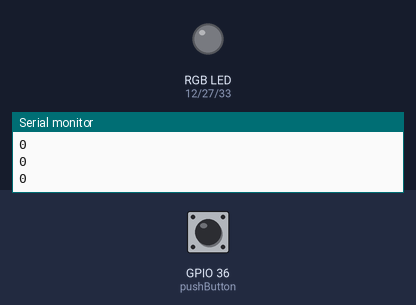
A sketch run on a simulated ESP32. On the bench: an RGB LED mixed from three pins (HIGH = lit), the last lines printed to the serial monitor. The test bench sets the inputs (shaded band); at power-on: GPIO 36 (pushButton) LOW.

Above: at 1.2 s.
1.3 s: GPIO 36 (pushButton) pulled HIGH for 3.2 s
At 2.6 s:
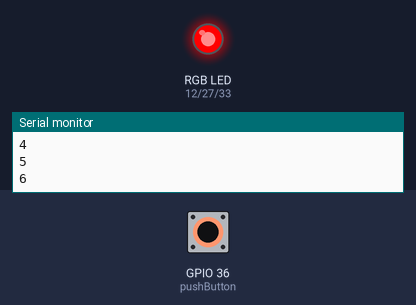
At 5.7 s:
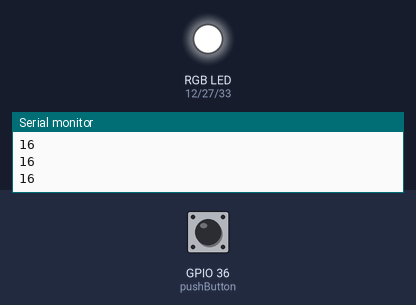
6.0 s: GPIO 36 (pushButton) pulled HIGH for 1 s
At 7.5 s:
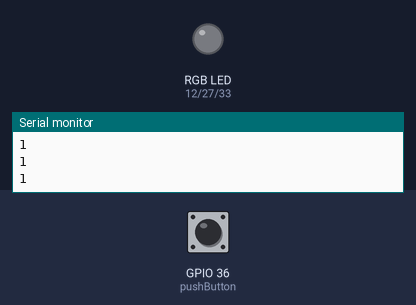
Timing chart, 0 to 9.0 s (numbered marks = the images above; inputs shaded):
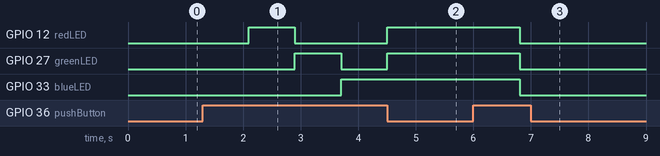

Measured:
- after the input at 1.3 s, GPIO 12 (redLED): LOW → HIGH after 0.80 s, → LOW 0.80 s later, → HIGH 1.6 s later; GPIO 27 (greenLED): LOW → HIGH after 1.6 s, → LOW 0.80 s later, → HIGH 0.80 s later; GPIO 33 (blueLED): LOW → HIGH after 2.4 s
- after the input at 6.0 s, GPIO 12 (redLED), GPIO 27 (greenLED), GPIO 33 (blueLED): HIGH → LOW after 0.80 s

The sketch:

SimpleStateMachine.ino
```cpp
/*
 * SimpleStateMachine
 * by Ashley Woon
 * This program switches between red, green, and blue based on an internal counter every fourth button press.
 */

int counter = 0;
int pushButton = A0;
int redLED = 12;
int greenLED = 27;
int blueLED = 33;

void setup() {
  // initialize serial communication at 9600 bits per second:
  Serial.begin(9600);
  // initializing LED pin outputs
  pinMode(redLED, OUTPUT);
  pinMode(greenLED, OUTPUT);
  pinMode(blueLED, OUTPUT);
  // initializing input pin as input
  pinMode(A0, INPUT);
}

void loop() {
  // read button input
  int buttonState = digitalRead(pushButton);
  delay(100);
  // each button push will be counted
  if (buttonState == HIGH) {
    counter++;
    delay(100);
  }
  Serial.println(counter);

  // Red state
  if(counter >= 4 && counter < 8) {
    // output only red
    digitalWrite(redLED, HIGH);
    digitalWrite(greenLED, LOW);
    digitalWrite(blueLED, LOW);
  }
  //green state
  else if(counter >= 8 && counter < 12) {
    // output only green
    digitalWrite(redLED, LOW);
    digitalWrite(greenLED, HIGH);
    digitalWrite(blueLED, LOW);
  }
  //Blue state
  else if(counter >= 12 && counter < 16) {
    // output only blue
    digitalWrite(redLED, LOW);
    digitalWrite(greenLED, LOW);
    digitalWrite(blueLED, HIGH);
  }
  //White state
  else if(counter >= 16 && counter < 20) {
    // output all rgb to make white
    digitalWrite(redLED, HIGH);
    digitalWrite(greenLED, HIGH);
    digitalWrite(blueLED, HIGH);
  }
  //default state
  else if(counter == 0 || counter == 20){
    //reset
    counter=0;
    digitalWrite(redLED, LOW);
    digitalWrite(greenLED, LOW);
    digitalWrite(blueLED, LOW);
  }

}
```
